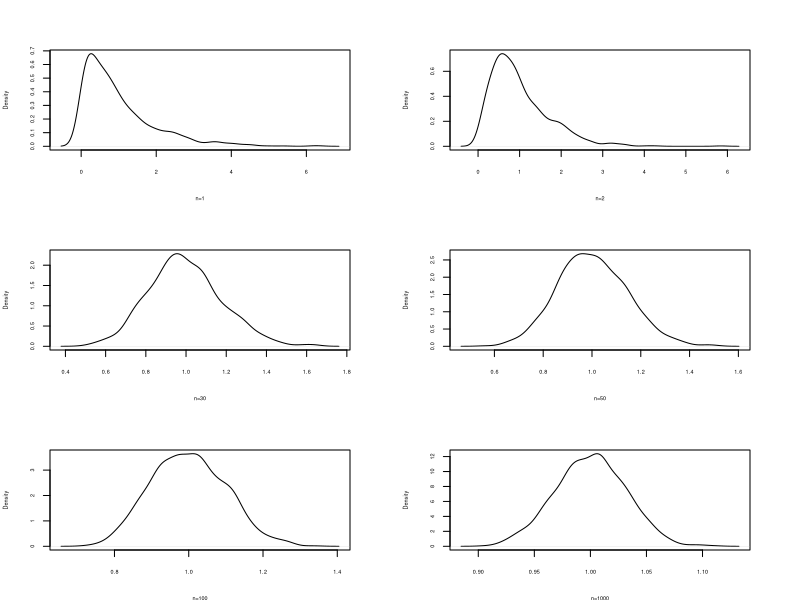
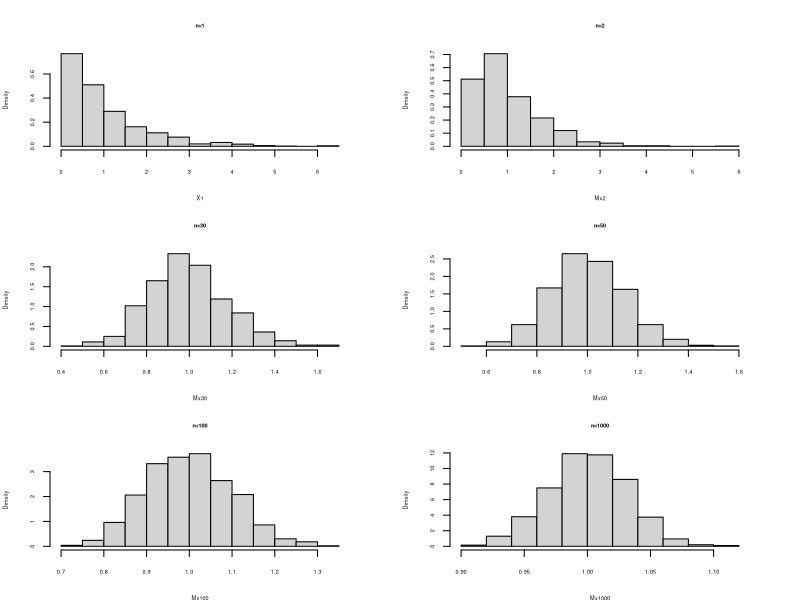
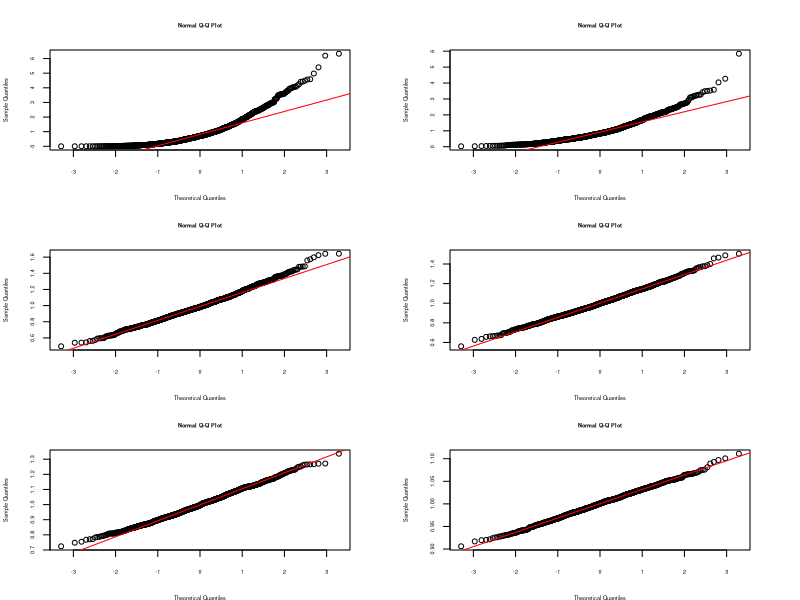

The R source for these figures, in order:
## ---- chunk 1
knitr::opts_chunk$set(echo = TRUE)

# colores
c0="#0DA5A6" # VERDE CLARO
c1="#E77C00" # NARANJA
c2="#6666FF" # AZUL  
c3="#4CBFBA" # VERDE CLARO  
c4="#E09600" # AMARILLO  
c5="#BC2B6A" # MORADO  

## ---- chunk 2
# Importa los datos en formato csv
# Base1=read.csv("~/Talleres/Base1.csv")
# visualiza los datos
# viewData(Base1)
# extre la muestra
# muestra1=Base1[sample(1:nrow(Base1),50,replace=F),] 
## ---- chunk 3
par(cex=0.5, cex.axis=.5, cex.lab=.5, cex.main=.5, cex.sub=.5,  mfrow=c(3,2), mai = c(.5, .5, .5, .5))
# Teorema Central del Límite-----------------------------
n=1000   #  numero de columnas (tamaño máximo de muestra)
m=1000*n
# Caso --------------------------------------------------
# distribución exponencial-------------------------------
X=matrix(rexp(m,1),ncol=n)

# generación de muestras-------------
X1=X[ ,1]            # n=1
X2=X[ ,1:2]          # n=2
X20=X[ ,1:20]        # n=20
X30=X[ ,1:30]        # n=30
X50=X[ ,1:50]        # n=50
X100=X[ ,1:100]      # n=100
X1000=X[ ,1:1000]    # n=1000

# generacion de medias---------------
Mx2=apply(X2,1,mean)        # medias de muestras de tamaño n=2
Mx20=apply(X20,1,mean)      # medias de muestras de tamaño n=20
Mx30=apply(X30,1,mean)      # medias de muestras de tamaño n=30
Mx50=apply(X50,1,mean)      # medias de muestras de tamaño n=50
Mx100=apply(X100,1,mean)    # medias de muestras de tamaño n=100
Mx1000=apply(X1000,1,mean)  # medias de muestras de tamaño n=1000

# generación de densidad empírica --
d=density(X1)
d2=density(Mx2)
#d20=density(Mx20)
d30=density(Mx30)
d50=density(Mx50)
d100=density(Mx100)
d1000=density(Mx1000)

# Gráficos de densidad -------------------------------
# histogramas  de comparacion-------------------------
plot(d, main=" ", xlab = "n=1")
plot(d2,main=" ", xlab = "n=2")
#plot(d20, main="", xlab = "n=20")
plot(d30, main=" ", xlab = "n=30")
plot(d50, main=" ", xlab = "n=50")
plot(d100, main=" ", xlab = "n=100")
plot(d1000,main=" ", xlab="n=1000")

# histogramas  de comparacion--------------------------
hist(X1,  main = "n=1", freq=FALSE)
hist(Mx2, main ="n=2", freq=FALSE) 
# hist(Mx20, main = "n=20",freq=FALSE)
hist(Mx30, main = "n=30",freq=FALSE) 
hist(Mx50, main = "n=50",freq=FALSE) 
hist(Mx100, main = "n=100", freq=FALSE) 
hist(Mx1000, main = "n=1000", freq = FALSE) 

# histogramas  de comparacion--------------------------
qqnorm(X1) ; qqline(X1, col="red")
qqnorm(Mx2) ; qqline(Mx2, col="red")
# qqnorm(Mx20) ; qqline(Mx20, col="red")
qqnorm(Mx30) ; qqline(Mx30, col="red")
qqnorm(Mx50) ; qqline(Mx50, col="red")
qqnorm(Mx100) ; qqline(Mx100, col="red")
qqnorm(Mx1000) ; qqline(Mx1000, col="red")
